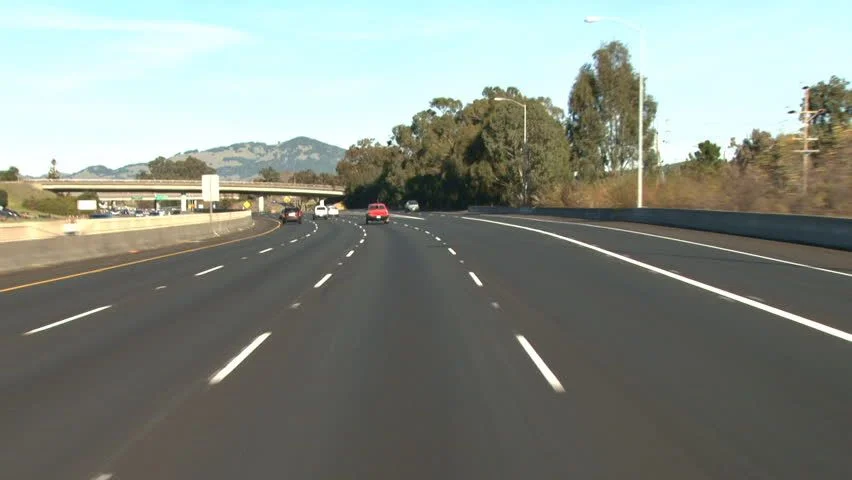
#> input picture Trafik/trafik.jpeg, 852 x 480 px, found by its file name
$ jupyter execute --allow-errors trafik.ipynb
#> lines starting #> are read from the running program, lines starting #| are printed output that depends on the picture; after the words box and inside, x2 and y2 are one past the last pixel; in counts of white or black regions, pixels touching at a corner belong together
[cell 1]
import cv2
import numpy as np
import matplotlib.pyplot as plt

# Step 1: Read the input traffic photo
def read_image(image_path):
    image = cv2.imread(image_path)
    return image

# Step 2: Apply Gaussian Blur
def apply_gaussian_blur(image, kernel_size=(5, 5)):
    return cv2.GaussianBlur(image, kernel_size, 0)

# Step 3: Define Region of Interest
def region_of_interest(image):
    height, width = image.shape[:2]
    mask = np.zeros_like(image)

    # Define the region (triangle for simplicity)
    polygon = np.array([[
        (0, height),  # Bottom-left
        (width, height),  # Bottom-right
        (width // 2, height // 2)  # Top-center
    ]], dtype=np.int32)

    cv2.fillPoly(mask, polygon, (255, 255, 255))
    return cv2.bitwise_and(image, mask)

# Step 4: Canny Edge Detection
def apply_canny(image, low_threshold=50, high_threshold=150):
    return cv2.Canny(image, low_threshold, high_threshold)

# Step 5: Hough Transform for Line Detection
def detect_lines(image):
    return cv2.HoughLinesP(image, rho=1, theta=np.pi/180, threshold=50, minLineLength=50, maxLineGap=150)

# Step 6: Draw Lines on the Original Image
def draw_lines(image, lines):
    line_image = np.zeros_like(image)
    if lines is not None:
        for line in lines:
            x1, y1, x2, y2 = line[0]
            cv2.line(line_image, (x1, y1), (x2, y2), (0, 255, 0), 5)
    return cv2.addWeighted(image, 0.8, line_image, 1, 1)

# Step 7: Count Lanes Based on Scan Lines
def count_lanes(image, lines):
    height, _ = image.shape[:2]
    lane_positions = []

    if lines is not None:
        for line in lines:
            x1, y1, x2, y2 = line[0]
            if y1 > height // 2 and y2 > height // 2:  # Only consider lines in the lower half
                lane_positions.append((x1, x2))

    # Sort and merge close positions to count lanes
    lane_positions = sorted(set([min(pos) for pos in lane_positions]))
    return len(lane_positions)

# Main Function
def process_image(image_path):
    image = read_image(image_path)
#> in read_image, image is the input picture: shape (480, 852, 3); mean B, G, R 131.7, 139.8, 133.1
    blurred = apply_gaussian_blur(image)
    roi = region_of_interest(blurred)
#> in region_of_interest, `cv2.fillPoly(mask, polygon, (255, 255, 255))`:
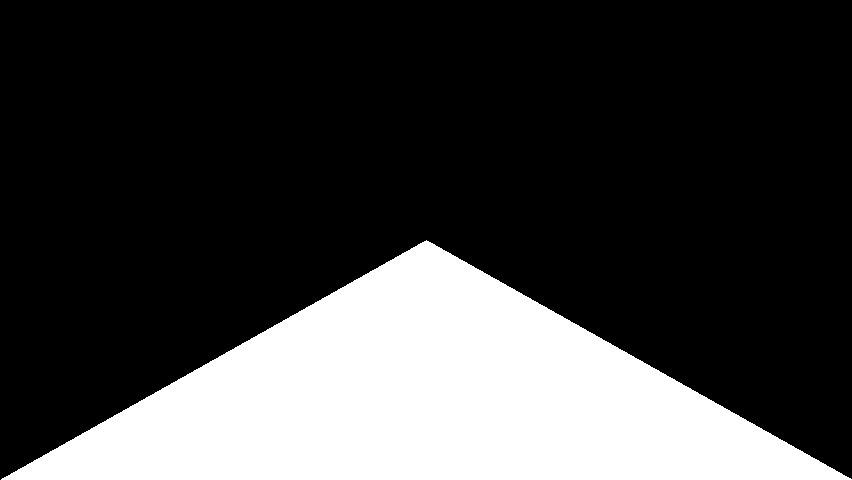
#> mask: shape (480, 852, 3); 25% white; 1 white region, box (x1, y1, x2, y2) and area: (1, 240, 852, 480) 102426
#> in region_of_interest, `return cv2.bitwise_and(image, mask)`:
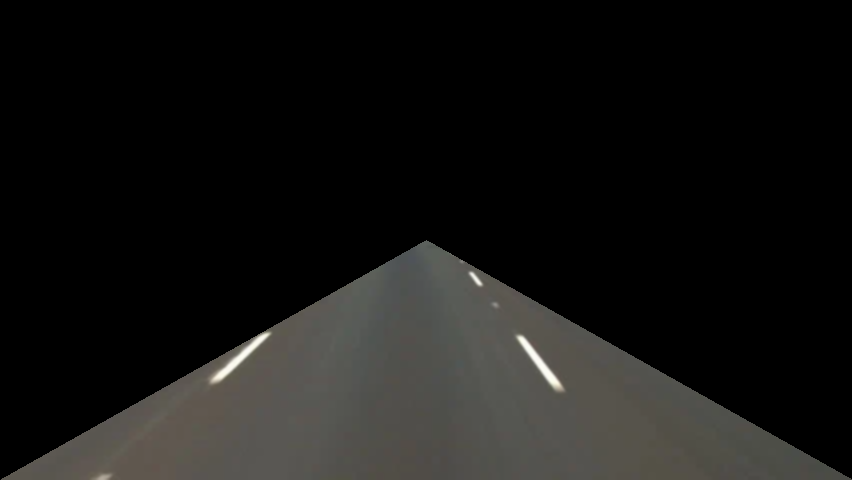
#> returned value: shape (480, 852, 3); mean of channels 0, 1, 2 20.2, 21.6, 22; drawn as B, G, R
    edges = apply_canny(roi)
#> in apply_canny, `return cv2.Canny(image, low_threshold, high_threshold)`:
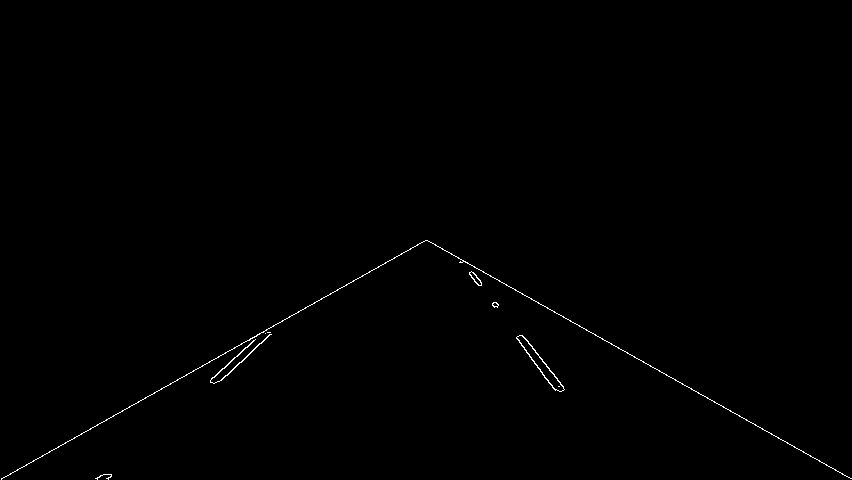
#> returned value: shape (480, 852); 0.36% white in thin lines or dots, all inside (x1, y1, x2, y2) = (1, 240, 852, 480)
    lines = detect_lines(edges)
#> lines = [[1, 478, 263, 332], [425, 240, 675, 379], [666, 375, 851, 478], [193, 370, 427, 240], [429, 241, 531, 298], [460, 262, 548, 382], [464, 261, 564, 389], [227, 375, 280, 322], [459, 262, 555, 390], [475, 274, 563, 386], [109, 474, 262, 332], [305, 307, 423, 241]]

    lane_count = count_lanes(image, lines)
#> the loop in count_lanes, `for line in lines:` made 12 passes
#> after the loop in count_lanes, `for line in lines:`: lane_positions = [(1, 263), (666, 851), (429, 531), (460, 548), (464, 564), (227, 280), (459, 555), (475, 563), (109, 262), (305, 423)]
#> in count_lanes, `lane_positions = sorted(set([min(pos) for pos in lane_positions]))`: lane_positions = [1, 109, 227, 305, 429, 459, 460, 464, 475, 666]
#> lane_count = 10
    print(f"Detected number of lanes: {lane_count}")
#| Detected number of lanes: 10

    # Draw lines and display
    result = draw_lines(image, lines)
#> the loop in draw_lines, `for line in lines:` made 12 passes
#> after the loop in draw_lines, `for line in lines:`:
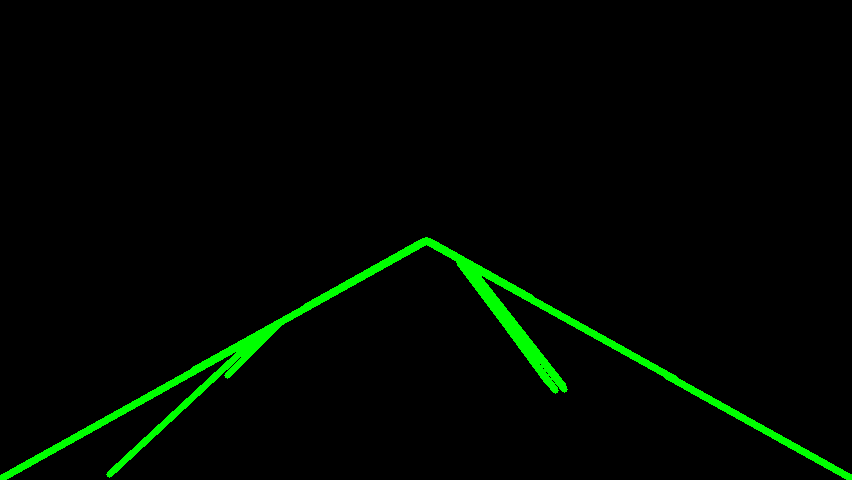
#> line_image: shape (480, 852, 3); mean of channels 0, 1, 2 0, 7, 0; drawn as B, G, R
#> in draw_lines, `return cv2.addWeighted(image, 0.8, line_image, 1, 1)`:
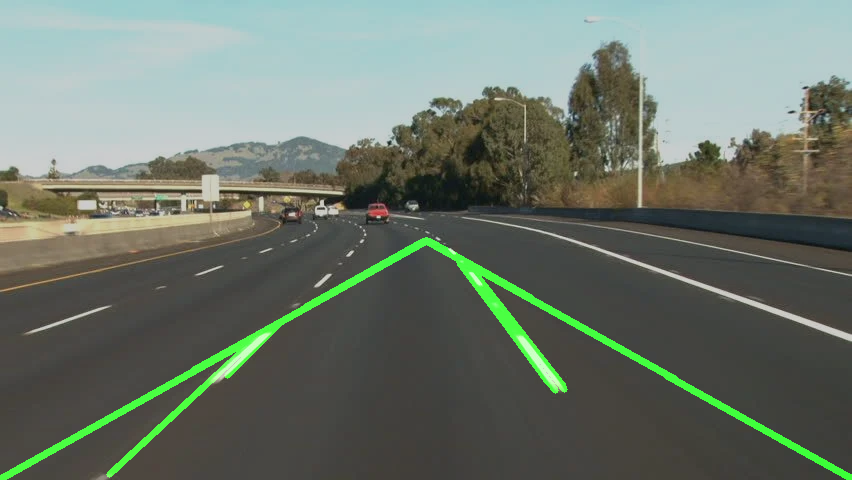
#> returned value: shape (480, 852, 3); mean of channels 0, 1, 2 106.3, 117.5, 107.5; drawn as B, G, R
    plt.imshow(cv2.cvtColor(result, cv2.COLOR_BGR2RGB))
    plt.axis('off')
    plt.show()

# Provide the path to your image
process_image('D:\\FinalProject\\trafik.jpeg')

[cell 2]
def detect_edge_points_lower_half(image, num_scan_lines=10, li=3):
    """
    Detect edge points using scan lines focused on the lower half of the image.

    Args:
    - image: Input grayscale image.
    - num_scan_lines: Number of horizontal scan lines.
    - li: Neighborhood parameter (Li) for edge strength calculation.

    Returns:
    - edge_points: List of detected edge points (x, y) for each scan line.
    """
    height, width = image.shape
    edge_points = []

    # Define the region of interest (lower half of the image)
    lower_half_start = height // 2
    scan_line_spacing = (height - lower_half_start) // num_scan_lines

    # Loop through each scan line in the lower half
    for line_idx in range(num_scan_lines):
        y = min(lower_half_start + scan_line_spacing * line_idx, height - 1)  # Ensure y is within bounds
        edge_strengths = []

        # Check if `li` is too large for the image width
        if li * 2 >= width:
            raise ValueError(f"Neighborhood size `li={li}` is too large for image width {width}.")

        # Calculate edge strength for each pixel on the scan line
        for x in range(li, width - li):
            left_sum = sum(image[y, x - k] for k in range(1, li + 1))
            right_sum = sum(image[y, x + k] for k in range(1, li + 1))
            edge_strength = -left_sum + right_sum
            edge_strengths.append(edge_strength)

        # Detect maximum and minimum edge strength points
        if edge_strengths:
            max_idx = np.argmax(edge_strengths) + li
            min_idx = np.argmin(edge_strengths) + li
            edge_points.append((max_idx, y))
            edge_points.append((min_idx, y))

    return edge_points

[cell 3]
import cv2
import numpy as np
import matplotlib.pyplot as plt


def visualize_edge_points(image, edge_points):
    """
    Visualize the detected edge points on the image.
    """
    output_image = cv2.cvtColor(image, cv2.COLOR_GRAY2BGR)
    for x, y in edge_points:
        cv2.circle(output_image, (x, y), radius=5, color=(0, 255, 0), thickness=-1)

    plt.imshow(cv2.cvtColor(output_image, cv2.COLOR_BGR2RGB))
    plt.axis("off")
    plt.show()


# Main Function
if __name__ == "__main__":
    # Load grayscale image
    image_path = "D:\\FinalProject\\trafik.jpeg"
    image = cv2.imread(image_path, cv2.IMREAD_GRAYSCALE)
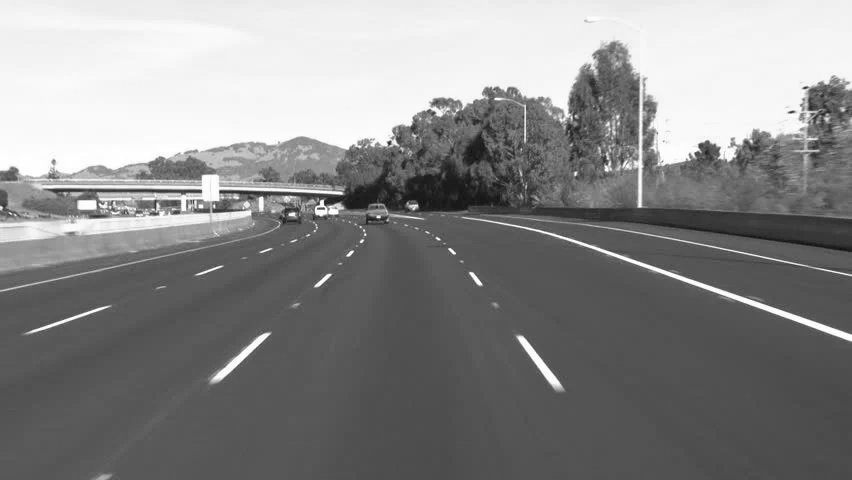
#> image: shape (480, 852); min 13, max 255, mean 136.9

    if image is None:
        raise FileNotFoundError(f"Image not found: {image_path}")

    # Detect edge points
    edge_points = detect_edge_points_lower_half(image, num_scan_lines=10, li=3)
#> after the loop in detect_edge_points_lower_half, `for line_idx in range(num_scan_lines):`: edge_points = [(360, 240), (364, 240), (636, 264), (647, 264), (703, 288), (717, 288), (770, 312), (93, 312), (258, 336), (267, 336), (533, 360), (542, 360), (550, 384), (561, 384), (7, 408), (111, 408), (135, 432), (147, 432), (109, 456), (106, 456)]

    # Visualize results
    visualize_edge_points(image, edge_points)
#> the loop in visualize_edge_points, `for x, y in edge_points:` made 20 passes
#> after the loop in visualize_edge_points, `for x, y in edge_points:`:
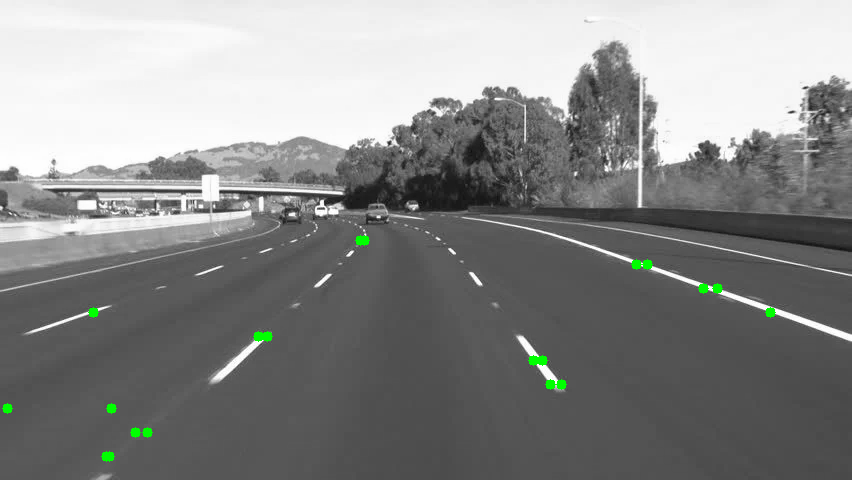
#> output_image: shape (480, 852, 3); mean B, G, R 136.3, 137.3, 136.3

[cell 4]
if __name__ == "__main__":
    # Load grayscale image
    image_path = "D:\FinalProject\\trafik.jpeg"
    image = cv2.imread(image_path, cv2.IMREAD_GRAYSCALE)

    if image is None:
        raise FileNotFoundError(f"Image not found: {image_path}")

    # Detect edge points in the lower half
    edge_points = detect_edge_points_lower_half(image, num_scan_lines=1, li=3)
#> edge_points = [(360, 240), (364, 240)]

    # Visualize results
    visualize_edge_points(image, edge_points)
#> the loop in visualize_edge_points (call 2), `for x, y in edge_points:` made 2 passes
#> after the loop in visualize_edge_points (call 2), `for x, y in edge_points:`: output_image: shape (480, 852, 3); mean B, G, R 136.8, 136.9, 136.8

[cell 5]
def merge_similar_lines(lane_lines, rho_threshold=150, theta_threshold=0.8):
    """
    Merge similar lines to avoid multiple overlapping detections.

    Args:
    - lane_lines: List of lane lines as tuples (rho, theta).
    - rho_threshold: Maximum distance (in pixels) to consider lines as similar.
    - theta_threshold: Maximum angular difference (in radians) to consider lines as similar.

    Returns:
    - merged_lines: List of merged lane lines as tuples (rho, theta).
    """
    if not lane_lines:
        return []

    merged_lines = []
    used = [False] * len(lane_lines)

    for i, (rho1, theta1) in enumerate(lane_lines):
        if used[i]:
            continue

        # Start merging with the current line
        rho_sum, theta_sum, count = rho1, theta1, 1
        used[i] = True

        for j, (rho2, theta2) in enumerate(lane_lines):
            if used[j]:
                continue

            # Check similarity
            if abs(rho1 - rho2) < rho_threshold and abs(theta1 - theta2) < theta_threshold:
                rho_sum += rho2
                theta_sum += theta2
                count += 1
                used[j] = True

        # Add the averaged line to merged_lines
        merged_lines.append((rho_sum / count, theta_sum / count))

    return merged_lines


def vote_for_lane_lines_with_merging(edge_points, image_shape, num_bins=100, rho_threshold=20, theta_threshold=0.1):
    """
    Predict all lane lines based on voting in parameter space and merge similar lines.

    Args:
    - edge_points: List of detected edge points (x, y).
    - image_shape: Shape of the image (height, width).
    - num_bins: Number of bins for the parameter space.
    - rho_threshold: Threshold to merge similar lines (in pixels).
    - theta_threshold: Threshold to merge similar angles (in radians).

    Returns:
    - merged_lines: List of merged lane lines as tuples (rho, theta).
    - accumulator: Accumulator matrix for visualization.
    """
    height, width = image_shape[:2]
    diag = int(np.sqrt(height**2 + width**2))  # Maximum distance for rho
    rho_bins = np.linspace(-diag, diag, num_bins)
    theta_bins = np.linspace(-np.pi / 2, np.pi / 2, num_bins)

    # Accumulator for votes in (rho, theta) space
    accumulator = np.zeros((len(rho_bins), len(theta_bins)))

    # Populate accumulator by voting
    for x, y in edge_points:
        for theta_idx, theta in enumerate(theta_bins):
            rho = x * np.cos(theta) + y * np.sin(theta)
            rho_idx = np.argmin(np.abs(rho_bins - rho))
            accumulator[rho_idx, theta_idx] += 1

    # Identify local maxima in the accumulator
    lane_lines = []
    threshold = np.max(accumulator) * 0.5  # Take lines with votes > 50% of max
    for rho_idx, theta_idx in zip(*np.where(accumulator > threshold)):
        lane_lines.append((rho_bins[rho_idx], theta_bins[theta_idx]))

    # Merge similar lines
    merged_lines = merge_similar_lines(lane_lines, rho_threshold, theta_threshold)

    return merged_lines, accumulator

#> (a cell that did not finish here is left out)

#> `edge_points = detect_edge_points_lower_half(image, num_scan_lines=100,..`: edge_points = 200 pairs, first value 31 to 845, second value 240 to 438

    # Predict and merge lane lines
    merged_lines, accumulator = vote_for_lane_lines_with_merging(
        edge_points, image.shape, num_bins=180, rho_threshold=30, theta_threshold=0.05
    )
#> the loop in vote_for_lane_lines_with_merging, `for x, y in edge_points:` made 200 passes
#> (x, y) on passes 1 to 3: (567, 240), (576, 240), (573, 242)
#> after the loop in vote_for_lane_lines_with_merging, `for x, y in edge_points:`:
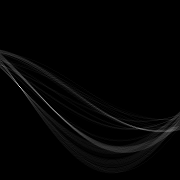
#> accumulator: shape (180, 180) float64; min 0, max 72, mean 1.1; drawn with min black and max white
#> in vote_for_lane_lines_with_merging, `threshold = np.max(accumulator) * 0.5`: threshold = 36
#> the loop in vote_for_lane_lines_with_merging, `for rho_idx, theta_idx in zip(*np.where(accumulator > threshold)):` made 19 passes
#> (rho_idx, theta_idx) on passes 1 to 12: (82, 16), (83, 17), (85, 18), (86, 19), (87, 20), (88, 21), (90, 22), (97, 41), (99, 43), (100, 44), (101, 45), (102, 46)
#> after the loop in vote_for_lane_lines_with_merging, `for rho_idx, theta_idx in zip(*np.where(accumulator > threshold)):`: lane_lines = 19 items, first 6: (-81.87, -1.29), (-70.96, -1.27), (-49.12, -1.25), (-38.21, -1.24), (-27.29, -1.22), (-16.37, -1.2)
#> in merge_similar_lines, `used = [False] * len(lane_lines)`: used = [False, False, False, False, False, False, False, False, False, False, False, False, False, False, False, False, False, False, False]
#> the loop in merge_similar_lines, `for i, (rho1, theta1) in enumerate(lane_lines):` made 19 passes
#> (rho1, theta1) on passes 2, 4, 5, 7, 9, 11, 12, 14, 16, 17, 19: (-70.96, -1.27), (-38.21, -1.24), (-27.29, -1.22), (5.46, -1.18), (103.7, -0.816), (125.5, -0.781), (136.5, -0.763), (158.3, -0.728), (245.6, -0.588), (256.5, -0.57), (278.4, -0.535)
#> (rho1, theta1) on passes 1, 3, 6, 8, 10, 13: (-81.87, -1.29), (-49.12, -1.25), (-16.37, -1.2), (81.87, -0.851), (114.6, -0.799), (147.4, -0.746)
#> after the loop in merge_similar_lines, `for i, (rho1, theta1) in enumerate(lane_lines):`: merged_lines = [(-76.41, -1.28), (-38.21, -1.24), (-5.46, -1.19), (92.79, -0.834), (125.5, -0.781), (152.8, -0.737), (245.6, -0.588), (272.9, -0.544)]; used = [True, True, True, True, True, True, True, True, True, True, True, True, True, True, True, True, True, True, True]

    # Draw and visualize merged lane lines
    output_image = draw_lane_lines(image, merged_lines)
    plt.imshow(cv2.cvtColor(output_image, cv2.COLOR_BGR2RGB))
    plt.axis("off")
    plt.title("Merged Lane Lines")
    plt.show()

    # Optional: Visualize accumulator heatmap
    plt.imshow(accumulator, cmap='hot', interpolation='nearest', extent=(-np.pi / 2, np.pi / 2, -accumulator.shape[0], accumulator.shape[0]))
    plt.title("Accumulator (Parameter Space)")
    plt.xlabel("Theta (radians)")
    plt.ylabel("Rho")
    plt.colorbar()
    plt.show()
